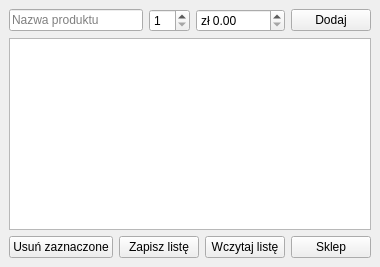
<?xml version="1.0" encoding="UTF-8"?>
<ui version="4.0">
 <class>ShoppingListWindow</class>
 <widget class="QMainWindow" name="ShoppingListWindow">
  <property name="windowTitle">
   <string>Lista zakupów</string>
  </property>
  <widget class="QWidget" name="centralwidget">
   <layout class="QVBoxLayout" name="verticalLayout">

    <item>
     <layout class="QHBoxLayout" name="formLayout">
      <item>
       <widget class="QLineEdit" name="lineEditName">
        <property name="placeholderText">
         <string>Nazwa produktu</string>
        </property>
       </widget>
      </item>
      <item>
       <widget class="QSpinBox" name="spinBoxQuantity">
        <property name="minimum">
         <number>1</number>
        </property>
        <property name="value">
         <number>1</number>
        </property>
       </widget>
      </item>
      <item>
       <widget class="QDoubleSpinBox" name="doubleSpinBoxPrice">
        <property name="prefix">
         <string>zł </string>
        </property>
        <property name="decimals">
         <number>2</number>
        </property>
        <property name="maximum">
         <double>10000.0</double>
        </property>
        <property name="singleStep">
         <double>0.10</double>
        </property>
       </widget>
      </item>
      <item>
       <widget class="QPushButton" name="pushButtonAdd">
        <property name="text">
         <string>Dodaj</string>
        </property>
       </widget>
      </item>
     </layout>
    </item>

    <item>
     <widget class="QListWidget" name="listWidgetProducts"/>
    </item>

    <item>
     <layout class="QHBoxLayout" name="buttonLayout">
      <item>
       <widget class="QPushButton" name="pushButtonDelete">
        <property name="text">
         <string>Usuń zaznaczone</string>
        </property>
       </widget>
      </item>
      <item>
       <widget class="QPushButton" name="pushButtonSave">
        <property name="text">
         <string>Zapisz listę</string>
        </property>
       </widget>
      </item>
      <item>
       <widget class="QPushButton" name="pushButtonLoad">
        <property name="text">
         <string>Wczytaj listę</string>
        </property>
       </widget>
      </item>
      <item>
       <widget class="QPushButton" name="pushButtonStore">
        <property name="text">
         <string>Sklep</string>
        </property>
       </widget>
      </item>
     </layout>
    </item>

   </layout>
  </widget>
 </widget>
 <resources/>
 <connections/>
</ui>
